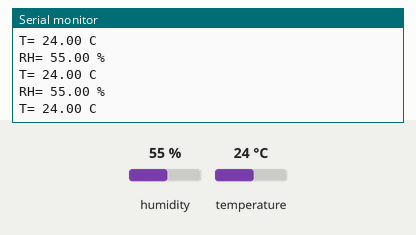
The sketch below on a simulated Arduino Uno, built with avr-gcc and run on an emulated ATmega328P. On the bench: the last lines printed to the serial monitor. Wiring (inferred from the names in the program): AHT10/20 sensor at I2C address 0x38. The inputs (shaded band) are chosen by the test bench; at power-on: humidity 55 %, temperature 24 °C.

Above: at 1.3 s.
1.4 s: humidity set to 22 %
At 2.4 s:
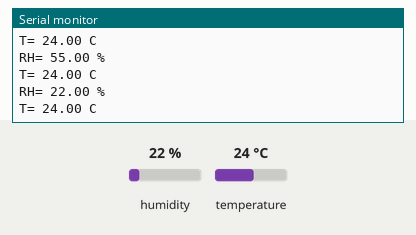
2.9 s: temperature set to 12 °C
At 3.9 s:
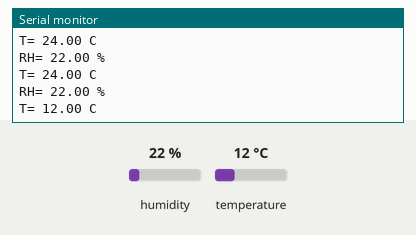
4.4 s: humidity set to 40 %
At 5.9 s:
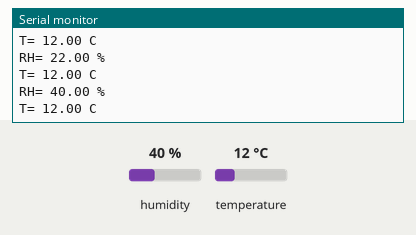
Timing chart, 0 to 7.4 s (numbered marks = the images above; inputs shaded):
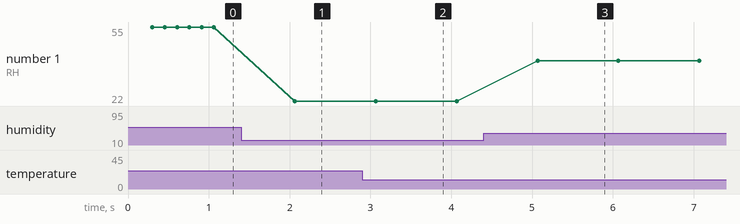

The sketch:

AHT20-HomeBrew.ino
```cpp
/*
This is the bare minimum for initializing an AHT20 module and getting a reading each second.

BE AWARE: There are no safety measures or functionality checks implemented; I2c connectivity
checks(acknowledgements and CRC), timeouts, sensor calibration checks, data raedy checks for reducing
waiting time, and better memory handeling for efficiency are some of the improvements that can be made.

Ali.M
*/


#include <Wire.h>


void setup() {

  Wire.begin(); //Activating I2c
  Serial.begin(9600);

  delay(100); //Min 40ms for AHT20's warm-up
    Wire.beginTransmission(0x38); //Starting transmission to AHT20's adrress
    Wire.write(0xba); // Soft restart command
    Wire.endTransmission(); //Releasing the BUS

  delay(50); //Min 20ms after soft restart
    Wire.beginTransmission(0x38);
    Wire.write(0xbe); //Initializing command followed by callibration commands
    Wire.write(0x08);
    Wire.write(0x00);
    Wire.endTransmission();

}

unsigned long t=1000;

void loop() {

  if(t<millis()-1000) {

    t=millis();

    unsigned long raw[8];
    byte buff[8];

    delay(50); //Min 10ms after initializing
      Wire.beginTransmission(0x38);
      Wire.write(0xAC); //Triggering measurement commands
      Wire.write(0x33);
      Wire.write(0x00);
      Wire.endTransmission();


    delay(100); //Min 80ms for measurement proccess(can be less,bit7 of status byte:low=DataReady)
      Wire.requestFrom(0x38, 7);
      if(Wire.available()) {
        Wire.readBytes(buff,7); //Getting 7bytes from AHT20; 0:status(bit3:high=callibrated, bit7:high=busy)
        // 1;2;bit7,6,5,4 of 3:H(RH=H/2^20*100 %) bit3,2,1,0 of 3;4;5:T(C=T/2^20*200-50) 6:CRC
      }

    for(int i=0;i<8;++i) {
      raw[i]=buff[i]; //Converting bytes to unsigned longs for calculations(int isn't enough)
    }

    float RH=(raw[1]*4096+raw[2]*16+raw[3]/16)/10485.76;
    float C=((raw[3]-(raw[3]/16)*16)*65536+raw[4]*256+raw[5])/5242.88-50;
    // /16*16 gets rid of the last 4 bits and by subtracting the result from the byte you get the last 4

    Serial.print("RH= ");
    Serial.print(RH);
    Serial.println(" %");
    Serial.print("T= ");
    Serial.print(C);
    Serial.println(" C");

  }
}
```

Measured:
- after the input at 1.4 s, the serial monitor: prints a new line after 0.67 s (image 1)
- after the input at 2.9 s, the serial monitor: prints a new line after 0.18 s (image 2)
- after the input at 4.4 s, the serial monitor: prints a new line after 0.67 s (image 3)
- plotted number 1: 55 → 22 after the input at 1.4 s, 22 → 40 after the input at 4.4 s
